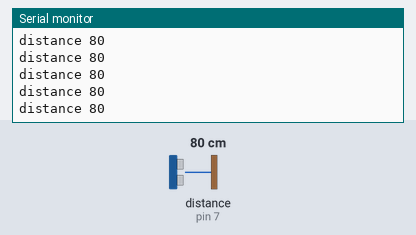
Bench run of a sketch on a simulated Arduino Uno, built with avr-gcc and run on an emulated ATmega328P. On the bench: the last lines printed to the serial monitor. Wiring (inferred from the names in the program): ultrasonic range finder: trigger pin 7; echo pin 7. The inputs (shaded band) are chosen by the test bench; at power-on: distance to the obstacle (sensor on pin 7) 80 cm. The echo pulse lasts 58.3 µs per cm.

Above: at 1.2 s.
1.3 s: distance to the obstacle (sensor on pin 7) set to 250 cm
At 2.4 s:
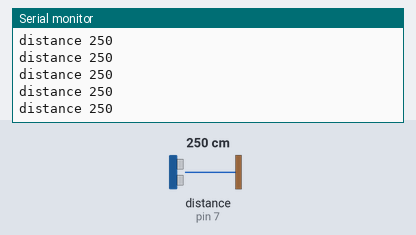
4.3 s: distance to the obstacle (sensor on pin 7) set to 2 cm
At 4.9 s:
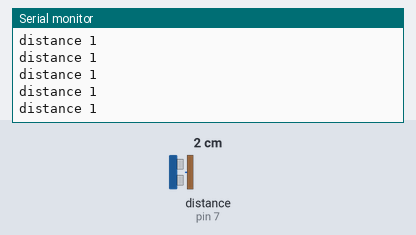
7.3 s: distance to the obstacle (sensor on pin 7) set to 120 cm
At 8.4 s:
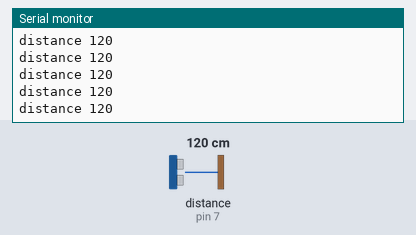
10.3 s: distance to the obstacle (sensor on pin 7) set to 4 cm
At 11.1 s:
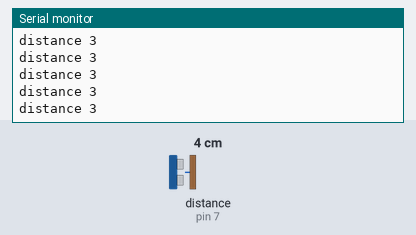
Timing chart, 0 to 13.3 s (numbered marks = the images above; inputs shaded):
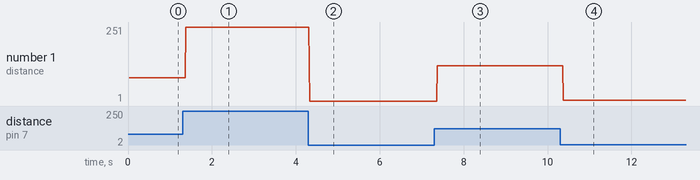

The sketch:

Grove_Distance_Serial.ino
```cpp
/*
  File: Grove_Distance_Serial.ino

  More info on this sensor can be found on the Seeed Studio Wiki:
  https://wiki.seeedstudio.com/Grove-Ultrasonic_Ranger/

  Description:
    - Connect sensor to port D7
    - Read data from Grove ultrasonic distance sensor.
    - Output readings to USB serial.

    - Outputs distance in cm (approx.).
*/

#define DISTANCE_PIN 7

void setup() {
  // Initialise serial communication
  Serial.begin(9600);
  Serial.println("Grove Ultrasonic Distance sensor");
}

void loop() {
  // 1. Get ready to send sound pulse
  pinMode(DISTANCE_PIN, OUTPUT);    // Pin set to OUTPUT
  digitalWrite(DISTANCE_PIN, LOW);  // Pin turned off
  delayMicroseconds(2);

  // 2. Send a (very) short pulse of ultrasonic sound
  digitalWrite(DISTANCE_PIN, HIGH);  // On
  delayMicroseconds(5);              // Wait 5 microseconds
  digitalWrite(DISTANCE_PIN, LOW);   // Off

  // 3. Get time for sound to bounce back
  pinMode(DISTANCE_PIN, INPUT);            // Set pin to INPUT
  long duration = pulseIn(DISTANCE_PIN, HIGH);  // Get time in microseconds

  // 4. Calculate distance (in cm)
  long distanceInCentimeters = duration / 29 / 2;

  // 5. Output distance value to USB serial
  Serial.println("distance " + String(distanceInCentimeters));
}
```

Measured:
- after the input at 1.3 s, the serial monitor: prints a new line after 0.07 s (image 1)
- after the input at 4.3 s, the serial monitor: prints a new line at once (image 2)
- after the input at 7.3 s, the serial monitor: prints a new line after 0.07 s (image 3)
- after the input at 10.3 s, the serial monitor: prints a new line after 0.07 s (image 4)
- plotted number 1: 80 → 250 after the input at 1.3 s, 250 → 1 after the input at 4.3 s, 1 → 120 after the input at 7.3 s, 120 → 3 after the input at 10.3 s
